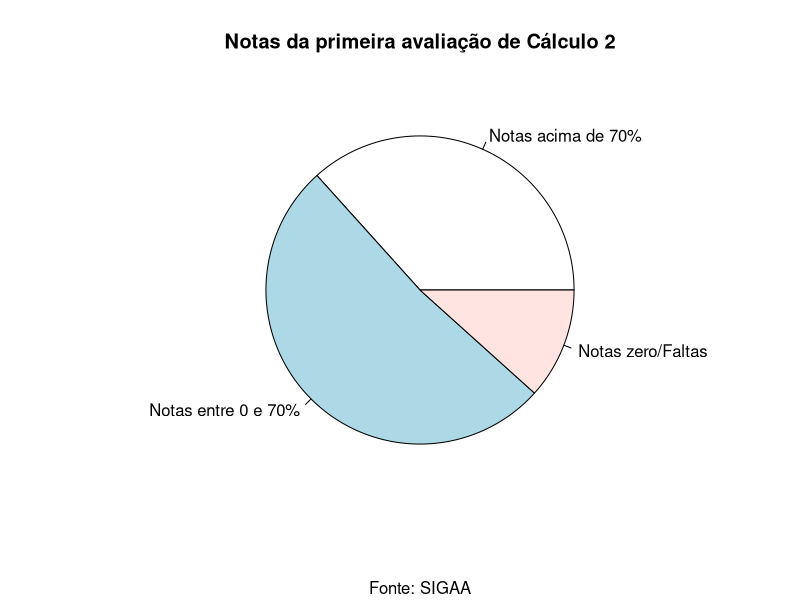

Write R code to recreate this figure.
#Gráfico de Setores: Notas da primeira prova de Cálculo 2

#Dados
dados<-c(4.0, 3.0, 4.0, 0.0, 0.0, 2.0, 3.0, 1.0, 3.0, 3.0, 4.0, 0.0,
         4.0, 3.0, 5.0, 1.0, 4.0, 3.0, 2.0, 4.0, 3.0, 4.0, 2.0, 1.0,
         2.0, 4.0, 2.0, 3.0, 2.0, 4.0, 2.0, 2.0, 0.0, 5.0, 2.0, 4.0,
         2.0, 0.0, 4.0, 3.0, 5.0, 4.0, 3.0, 0.0, 1.0, 4.0, 0.0, 5.0,
         2.0, 1.0, 3.0, 2.0, 3.0, 3.0, 4.0, 4.0, 4.0, 4.0, 2.0, 5.0)

#Dados: Quem tirou nota boa, quem tirou nota baixa (não nula) e quem faltou/tirou zero
dados_set<-c(sum(dados > 3.5), sum(dados < 3.5) - sum(dados == 0.0), sum(dados == 0.0))

pie(dados_set, main = "Notas da primeira avaliação de Cálculo 2",
    labels = c("Notas acima de 70%", "Notas entre 0 e 70%", "Notas zero/Faltas"),
    sub = "Fonte: SIGAA")
